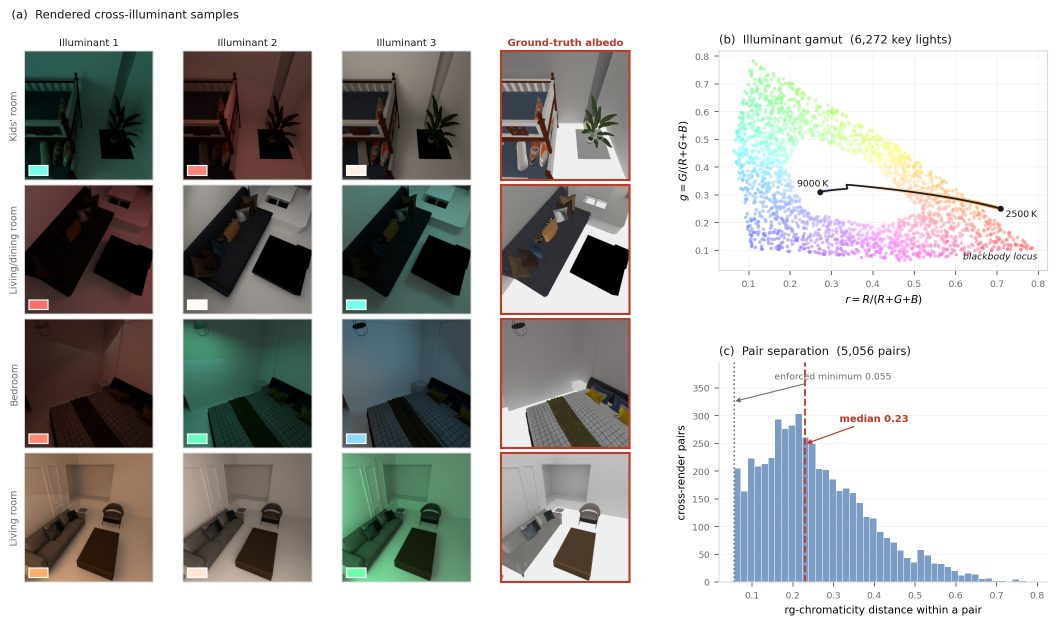
#> input picture documents/thesis/images/front3d/front3d_dataset.jpg, 2113 x 1250 px (shown at 1/2 size)
$ python build_next_stage_figure.py --out docs/static/img/ciai-pipeline.jpg
#> lines starting #> are read from the running program, lines starting #| are printed output that depends on the picture; after the words box and inside, x2 and y2 are one past the last pixel; in counts of white or black regions, pixels touching at a corner belong together
#!/usr/bin/env python3
"""Pipeline figure for the planned trifactor model: three outputs and three CIAI losses.

Two pixel-aligned photographs of one 3D-Front-IID view under different illuminants go through
one shared model. Each pass outputs an albedo A, a grey shading S_lum and a unit-luminance
shading chroma C (I = A * (S_lum * C) + R). The two passes are tied by three losses:

    L_inv        A1 = A2
    L_lum_expl   luminance ratio of S_lum matches that of the images
    L_chr_expl   chroma ratio of C matches that of the images (only for pairs whose measured
                 illuminant gap reaches 0.08)

The model is NOT trained yet, so the output panels are the ground-truth targets, computed with
the renderer's albedo as S = I / A, S_lum = luminance(S), C = S / S_lum. No model prediction
appears in the figure. The image carries no explanatory text of its own: that the panels are
targets and the model is untrained is stated in the page text and the README caption.

Source of the photographs: --front3d-root (full-resolution corpus: rgb_L*.png, albedo.png of one
view), otherwise crops of documents/thesis/images/front3d/front3d_dataset.jpg (a small,
JPEG-compressed preview; fine for the diagram).

Run:  python tests/viz/build_next_stage_figure.py --out docs/static/img/ciai-pipeline.jpg
"""
from __future__ import annotations

import argparse
from pathlib import Path

import numpy as np
from matplotlib import font_manager
from PIL import Image, ImageDraw, ImageFont

ROOT = Path(__file__).resolve().parents[2]
FONT = font_manager.findfont(font_manager.FontProperties(family='DejaVu Sans'))
FONT_BOLD = font_manager.findfont(font_manager.FontProperties(family='DejaVu Sans', weight='bold'))

FRONT3D_VIEW = 'fc20b1fa-5b64-4821-bbf6-075a7d35741b/LivingRoom-24701/view_01'
# (x0, y0, x1, y1) of the living-room row in front3d_dataset.jpg: illuminant 1, illuminant 3, albedo.
# The key-light swatch sits in the bottom-left, so only the top 86% of each panel is used.
FIGURE_PANELS = {'L0': (49, 906, 306, 1163), 'L2': (683, 906, 941, 1163), 'albedo': (1002, 906, 1259, 1163)}

INK, BLUE, RED, MUTE = (17, 24, 39), (29, 78, 216), (153, 27, 27), (92, 100, 112)
GAP_THRESHOLD = 0.08   # matches chr_explain_min_gap in src/configs/trifactor.yaml


def srgb_to_linear(x):
    x = np.clip(x, 0.0, 1.0)
    return np.where(x <= 0.04045, x / 12.92, ((x + 0.055) / 1.055) ** 2.4)


def lum(x):
    return 0.2126 * x[..., 0] + 0.7152 * x[..., 1] + 0.0722 * x[..., 2]


def to_srgb(x):
    return np.clip(x, 0.0, 1.0) ** (1 / 2.2)


def load_front3d(root: Path | None):
    """Linear (I1, I2, A) of one 3D-Front-IID view, all HxWx3 float arrays of equal size."""
    if root is not None:
        view = root / FRONT3D_VIEW
        ims = [np.asarray(Image.open(view / n).convert('RGB'), dtype=np.float64) / 255.0
               for n in ('rgb_L0.png', 'rgb_L2.png', 'albedo.png')]
    else:
        sheet = Image.open(ROOT / 'documents/thesis/images/front3d/front3d_dataset.jpg').convert('RGB')
#> sheet is the input picture: PIL image 2113x1250 RGB; mean R, G, B 180.5, 180.9, 179.1
        ims = []
        for key in ('L0', 'L2', 'albedo'):
            x0, y0, x1, y1 = FIGURE_PANELS[key]
            h = y1 - y0
            ims.append(np.asarray(sheet.crop((x0 + 3, y0 + 3, x1 - 3, y0 + round(h * 0.86))),
                                  dtype=np.float64) / 255.0)
#> after the loop, ims = 3 items
    h, w = min(m.shape[0] for m in ims), min(m.shape[1] for m in ims)   # crops can differ by a pixel
#> h = 218; w = 251
    return tuple(srgb_to_linear(m[:h, :w]) for m in ims)


def factors(i, a):
    """S = I / A, S_lum = luminance(S), C = S / S_lum (unit luminance); plus a validity mask."""
    s = i / np.maximum(a, 1e-3)
    s_lum = np.maximum(lum(s), 1e-6)
    valid = (lum(a) > 0.04) & (i.max(axis=-1) < 0.98) & (lum(i) > 0.012)
    return s_lum, s / s_lum[..., None], valid


def tile(img, size):
    return Image.fromarray((np.clip(img, 0, 1) * 255).astype(np.uint8)).resize(size, Image.LANCZOS)


def output_tiles(i, a, size):
    """Display tiles for albedo, grey shading and shading chroma (masked pixels light grey)."""
    s_lum, c, valid = factors(i, a)
    v = valid[..., None]
    grey = s_lum / (np.percentile(s_lum[valid], 99) + 1e-9)
    disp_grey = np.where(v, to_srgb(np.repeat(grey[..., None], 3, axis=-1)), 0.88)
    disp_c = np.where(v, to_srgb(c * 0.4), 0.88)           # neutral chroma -> mid grey
    return [tile(to_srgb(a), size), tile(disp_grey, size), tile(disp_c, size)]


def input_tile(i, size):
    return tile(to_srgb(i / (np.percentile(lum(i), 99) + 1e-9) * 0.8), size)


def arrow(d, x0, y0, x1, y1, color=MUTE, both=False, w=3):
    d.line((x0, y0, x1, y1), fill=color, width=w)
    ends = [(x0, y0, x1, y1)] + ([(x1, y1, x0, y0)] if both else [])
    for ax, ay, bx, by in ends:
        v = np.array([bx - ax, by - ay], dtype=float)
        v /= np.linalg.norm(v) + 1e-9
        n = np.array([-v[1], v[0]])
        tip = np.array([bx, by])
        d.polygon([tuple(tip), tuple(tip - 14 * v + 7 * n), tuple(tip - 14 * v - 7 * n)], fill=color)


def border(d, x, y, size, color=(203, 213, 225)):
    d.rectangle((x - 1, y - 1, x + size[0], y + size[1]), outline=color, width=2)


def build(out: Path, front3d_root: Path | None, tile_w: int = 260):
    """Same visual language as the CIAI mechanism figure (build_web_figures.build_mechanism)."""
    i1, i2, a = load_front3d(front3d_root)
    size = (tile_w, round(tile_w * i1.shape[0] / i1.shape[1]))
#> size = (260, 226)
    th = size[1]
#> th = 226
    f_big, f_mid, f_sm = (ImageFont.truetype(FONT_BOLD, 20), ImageFont.truetype(FONT, 19),
                          ImageFont.truetype(FONT, 15))
    f_bold = ImageFont.truetype(FONT_BOLD, 20)

    pad, row_gap, col_gap, model_w, link = 30, 112, 70, 190, 70
    top = 50
    x_in = pad
    x_model = x_in + tile_w + link
    x_out = x_model + model_w + link
    cols = [x_out + k * (tile_w + col_gap) for k in range(3)]
    y1, y2 = top, top + th + row_gap
#> y1 = 50; y2 = 388
    W = cols[2] + tile_w + 190
    H = y2 + th + 50
#> H = 664
    canvas = Image.new('RGB', (W, H), 'white')
#> canvas: PIL image 1730x664 RGB; every value is 255
    d = ImageDraw.Draw(canvas)

    canvas.paste(input_tile(i1, size), (x_in, y1))
    canvas.paste(input_tile(i2, size), (x_in, y2))
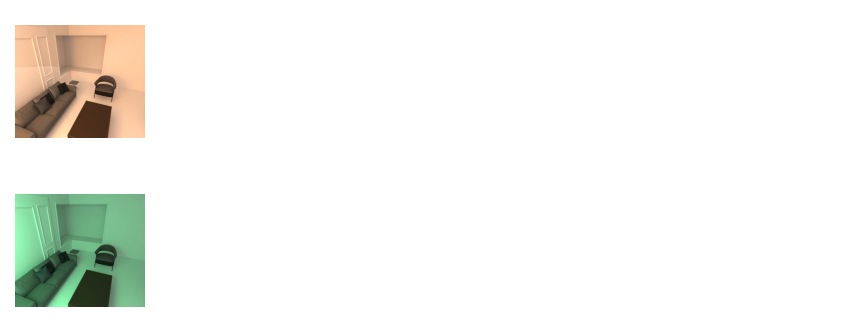
#> canvas: PIL image 1730x664 RGB (shown at 1/2 size); mean R, G, B 243.9, 244.7, 241
    for x in [x_in] + cols:
        for y in (y1, y2):
            border(d, x, y, size)
    d.text((x_in + tile_w // 2, y1 - 22), 'Photo, illuminant 1', fill=INK, font=f_bold, anchor='mm')
    d.text((x_in + tile_w // 2, y2 + th + 22), 'Photo, illuminant 2', fill=INK, font=f_bold, anchor='mm')

    # shared model
    my0, my1 = y1 + th // 3, y2 + 2 * th // 3
#> my0 = 125; my1 = 538
    d.rounded_rectangle((x_model, my0, x_model + model_w, my1), radius=14, fill=(234, 243, 255),
                        outline=BLUE, width=3)
    cy = (my0 + my1) // 2
#> cy = 331
    d.text((x_model + model_w // 2, cy - 44), 'Shared model', fill=INK, font=f_big, anchor='mm')
    for k, line in enumerate(('same weights', 'two passes', 'three heads')):
        d.text((x_model + model_w // 2, cy + k * 30), line, fill=(71, 85, 105), font=f_mid, anchor='mm')
    for y in (y1, y2):
        arrow(d, x_in + tile_w + 10, y + th // 2, x_model - 8, y + th // 2, color=(71, 85, 105))
        arrow(d, x_model + model_w + 8, y + th // 2, cols[0] - 10, y + th // 2, color=(71, 85, 105))

    # outputs: labels above the first pass and below the second, as in the mechanism figure
    names = [('Albedo A', BLUE), ('Grey shading S_lum', INK), ('Shading chroma C', INK)]
    for k, (name, color) in enumerate(names):
        cx = cols[k] + tile_w // 2
        d.text((cx, y1 - 22), name + '1', fill=color, font=f_bold, anchor='mm')
        d.text((cx, y2 + th + 22), name + '2', fill=color, font=f_bold, anchor='mm')
    for y, i in ((y1, i1), (y2, i2)):
        for k, t in enumerate(output_tiles(i, a, size)):
            canvas.paste(t, (cols[k], y))
            border(d, cols[k], y, size)
#> this loop made 2 passes
#> y on passes 1 to 2: 50, 388
#> pass 1, in factors, `s = i / np.maximum(a, 1e-3)`:
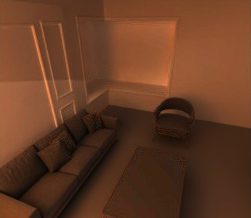
#> s: shape (218, 251, 3) float64; mean of channels 0, 1, 2 0.472, 0.278, 0.171; drawn with min black and max white
#> pass 1, in factors, `s_lum = np.maximum(lum(s), 1e-6)`:
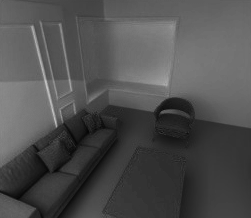
#> s_lum: shape (218, 251) float64; min 0.0244, max 0.773, mean 0.312
#> pass 1, in factors, `valid = (lum(a) > 0.04) & (i.max(axis=-1) < 0.98) & (lum(i) > 0.012)`:
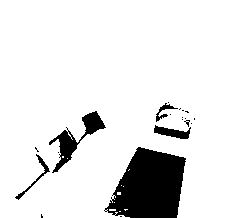
#> valid: shape (218, 251) bool; 89.9% white; 20 black regions (15 under 20 px), largest, box (x1, y1, x2, y2) and area: (104, 147, 186, 218) 4028, (49, 111, 106, 173) 876, (154, 125, 191, 139) 269, (15, 154, 50, 200) 173, (156, 103, 178, 122) 114
#> pass 1, in output_tiles, `s_lum, c, valid = factors(i, a)`:
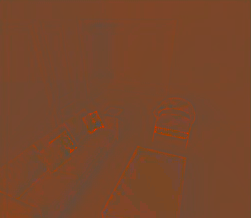
#> c: shape (218, 251, 3) float64; mean of channels 0, 1, 2 1.51, 0.893, 0.55; drawn with min black and max white
#> after the loop:
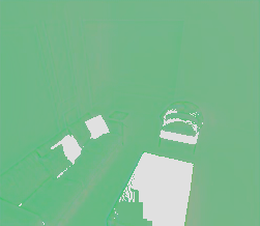
#> t: PIL image 260x226 RGB; mean R, G, B 122.6, 186, 143.2

    # the three losses, centred on each column between the two passes
    mid = (y1 + th + y2) // 2
#> mid = 332
    labels = [
        ('L_inv:', ['A1 = A2']),
        ('L_lum_expl:', ['lum(S_lum1 / S_lum2)', '= lum(I1 / I2)']),
        ('L_chr_expl:', ['chroma(C1 / C2)', '= chroma(I1 / I2)', 'only if pair gap \u2265 %.2f' % GAP_THRESHOLD]),
    ]
    for k, (name, lines) in enumerate(labels):
        cx = cols[k] + tile_w // 2
        arrow(d, cx, y1 + th + 8, cx, y2 - 8, color=RED, both=True)
        n = len(lines) + 1
        y0 = mid - (n * 21) // 2 + 10
        d.text((cx + 16, y0), name, fill=RED, font=f_bold, anchor='lm')
        for j, ln in enumerate(lines):
            d.text((cx + 16, y0 + 24 + 21 * j), ln, fill=RED, font=f_sm, anchor='lm')

    canvas.save(out, quality=92, optimize=True)
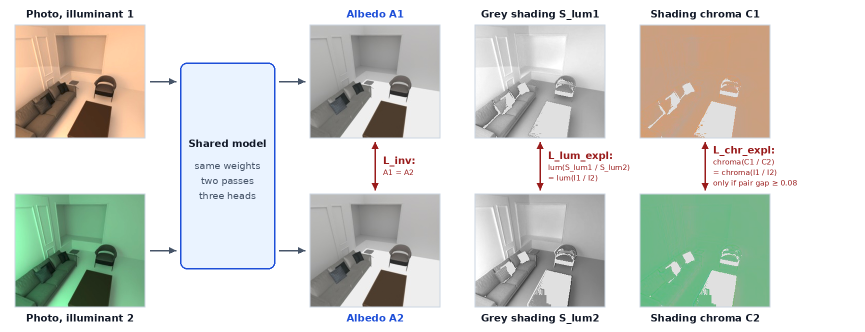
#> saved as ciai-pipeline.jpg: PIL image 1730x664 RGB (shown at 1/2 size); mean R, G, B 213.2, 215.6, 209.8
    return canvas.size


if __name__ == '__main__':
    ap = argparse.ArgumentParser(description=__doc__, formatter_class=argparse.RawDescriptionHelpFormatter)
    ap.add_argument('--out', type=Path, default=ROOT / 'docs/static/img/ciai-pipeline.jpg')
    ap.add_argument('--front3d-root', type=Path, default=None,
                    help='full-resolution 3D-Front-IID corpus; default crops the thesis figure')
    args = ap.parse_args()
    print(build(args.out, args.front3d_root))
